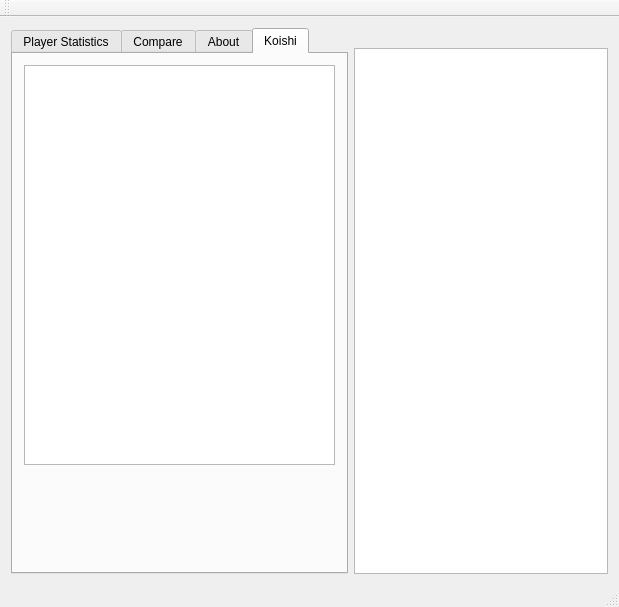
<?xml version="1.0" encoding="UTF-8"?>
<ui version="4.0">
 <class>MainWindow</class>
 <widget class="QMainWindow" name="MainWindow">
  <property name="geometry">
   <rect>
    <x>0</x>
    <y>0</y>
    <width>619</width>
    <height>607</height>
   </rect>
  </property>
  <property name="maximumSize">
   <size>
    <width>16777215</width>
    <height>16777215</height>
   </size>
  </property>
  <property name="windowTitle">
   <string>iidxdotmeViewer</string>
  </property>
  <widget class="QWidget" name="centralWidget">
   <layout class="QHBoxLayout" name="horizontalLayout">
    <item>
     <widget class="QTabWidget" name="tabWidget">
      <property name="sizePolicy">
       <sizepolicy hsizetype="Fixed" vsizetype="Expanding">
        <horstretch>0</horstretch>
        <verstretch>0</verstretch>
       </sizepolicy>
      </property>
      <property name="minimumSize">
       <size>
        <width>337</width>
        <height>0</height>
       </size>
      </property>
      <property name="maximumSize">
       <size>
        <width>337</width>
        <height>16777215</height>
       </size>
      </property>
      <property name="currentIndex">
       <number>3</number>
      </property>
      <widget class="QWidget" name="tab_statistics">
       <attribute name="title">
        <string>Player Statistics</string>
       </attribute>
       <layout class="QVBoxLayout" name="verticalLayout">
        <item>
         <layout class="QHBoxLayout" name="horizontalLayout_2">
          <item>
           <widget class="QLabel" name="alabel">
            <property name="text">
             <string>iidx.me ID </string>
            </property>
           </widget>
          </item>
          <item>
           <widget class="QLineEdit" name="alineEdit">
            <property name="maximumSize">
             <size>
              <width>80</width>
              <height>16777215</height>
             </size>
            </property>
           </widget>
          </item>
          <item>
           <widget class="QLabel" name="alabel_2">
            <property name="text">
             <string>ver</string>
            </property>
           </widget>
          </item>
          <item>
           <widget class="QComboBox" name="acomboBox">
            <property name="sizePolicy">
             <sizepolicy hsizetype="Minimum" vsizetype="Fixed">
              <horstretch>0</horstretch>
              <verstretch>0</verstretch>
             </sizepolicy>
            </property>
            <item>
             <property name="text">
              <string>copula</string>
             </property>
            </item>
            <item>
             <property name="text">
              <string>PENDUAL</string>
             </property>
            </item>
            <item>
             <property name="text">
              <string>SPADA</string>
             </property>
            </item>
            <item>
             <property name="text">
              <string>tricoro</string>
             </property>
            </item>
           </widget>
          </item>
          <item>
           <widget class="QLabel" name="alabel_3">
            <property name="text">
             <string>style</string>
            </property>
           </widget>
          </item>
          <item>
           <widget class="QComboBox" name="acomboBox_2">
            <property name="sizePolicy">
             <sizepolicy hsizetype="Minimum" vsizetype="Fixed">
              <horstretch>0</horstretch>
              <verstretch>0</verstretch>
             </sizepolicy>
            </property>
            <item>
             <property name="text">
              <string>SP</string>
             </property>
            </item>
            <item>
             <property name="text">
              <string>DP</string>
             </property>
            </item>
           </widget>
          </item>
         </layout>
        </item>
        <item>
         <layout class="QHBoxLayout" name="horizontalLayout_4">
          <item>
           <widget class="QPushButton" name="apushButton">
            <property name="text">
             <string>Load Player Song Data</string>
            </property>
           </widget>
          </item>
          <item>
           <widget class="QLabel" name="aloadlabel">
            <property name="sizePolicy">
             <sizepolicy hsizetype="Fixed" vsizetype="Preferred">
              <horstretch>0</horstretch>
              <verstretch>0</verstretch>
             </sizepolicy>
            </property>
            <property name="minimumSize">
             <size>
              <width>80</width>
              <height>0</height>
             </size>
            </property>
            <property name="text">
             <string/>
            </property>
           </widget>
          </item>
         </layout>
        </item>
        <item>
         <layout class="QHBoxLayout" name="horizontalLayout_5">
          <item>
           <widget class="QLabel" name="anamelabel">
            <property name="sizePolicy">
             <sizepolicy hsizetype="Maximum" vsizetype="Preferred">
              <horstretch>0</horstretch>
              <verstretch>0</verstretch>
             </sizepolicy>
            </property>
            <property name="minimumSize">
             <size>
              <width>90</width>
              <height>0</height>
             </size>
            </property>
            <property name="text">
             <string>DJ</string>
            </property>
           </widget>
          </item>
          <item>
           <widget class="QLabel" name="aclasslabel">
            <property name="sizePolicy">
             <sizepolicy hsizetype="Maximum" vsizetype="Preferred">
              <horstretch>0</horstretch>
              <verstretch>0</verstretch>
             </sizepolicy>
            </property>
            <property name="minimumSize">
             <size>
              <width>70</width>
              <height>0</height>
             </size>
            </property>
            <property name="text">
             <string/>
            </property>
           </widget>
          </item>
          <item>
           <widget class="QLabel" name="adjplabel">
            <property name="text">
             <string>DJ Point:</string>
            </property>
           </widget>
          </item>
         </layout>
        </item>
        <item>
         <widget class="QPushButton" name="a_exportpushButton">
          <property name="text">
           <string>Export Player Song Data to csv File</string>
          </property>
         </widget>
        </item>
        <item>
         <layout class="QHBoxLayout" name="horizontalLayout_3">
          <item>
           <widget class="QLabel" name="alabel_4">
            <property name="text">
             <string>Statistics</string>
            </property>
           </widget>
          </item>
          <item>
           <widget class="QRadioButton" name="aradioButton">
            <property name="text">
             <string>Clear Lamp</string>
            </property>
           </widget>
          </item>
          <item>
           <widget class="QRadioButton" name="aradioButton_2">
            <property name="text">
             <string>Rank</string>
            </property>
           </widget>
          </item>
         </layout>
        </item>
        <item>
         <widget class="QTableView" name="atableView">
          <property name="minimumSize">
           <size>
            <width>0</width>
            <height>324</height>
           </size>
          </property>
          <property name="font">
           <font>
            <pointsize>8</pointsize>
           </font>
          </property>
          <property name="wordWrap">
           <bool>false</bool>
          </property>
         </widget>
        </item>
        <item>
         <spacer name="averticalSpacer">
          <property name="orientation">
           <enum>Qt::Vertical</enum>
          </property>
          <property name="sizeHint" stdset="0">
           <size>
            <width>20</width>
            <height>40</height>
           </size>
          </property>
         </spacer>
        </item>
       </layout>
      </widget>
      <widget class="QWidget" name="tab_compare">
       <attribute name="title">
        <string>Compare</string>
       </attribute>
       <layout class="QVBoxLayout" name="verticalLayout_3">
        <item>
         <layout class="QHBoxLayout" name="horizontalLayout_7">
          <item>
           <widget class="QLabel" name="b1label">
            <property name="text">
             <string>DJ A iidx.me ID</string>
            </property>
           </widget>
          </item>
          <item>
           <widget class="QLineEdit" name="b1lineEdit"/>
          </item>
          <item>
           <widget class="QLabel" name="b1label_2">
            <property name="text">
             <string>ver</string>
            </property>
           </widget>
          </item>
          <item>
           <widget class="QComboBox" name="b1comboBox">
            <item>
             <property name="text">
              <string>copula</string>
             </property>
            </item>
            <item>
             <property name="text">
              <string>PENDUAL</string>
             </property>
            </item>
            <item>
             <property name="text">
              <string>SPADA</string>
             </property>
            </item>
            <item>
             <property name="text">
              <string>tricoro</string>
             </property>
            </item>
           </widget>
          </item>
         </layout>
        </item>
        <item>
         <layout class="QHBoxLayout" name="horizontalLayout_8">
          <item>
           <widget class="QLabel" name="b2label">
            <property name="text">
             <string>DJ B iidx.me ID</string>
            </property>
           </widget>
          </item>
          <item>
           <widget class="QLineEdit" name="b2lineEdit"/>
          </item>
          <item>
           <widget class="QLabel" name="b2label_2">
            <property name="text">
             <string>ver</string>
            </property>
           </widget>
          </item>
          <item>
           <widget class="QComboBox" name="b2comboBox">
            <item>
             <property name="text">
              <string>copula</string>
             </property>
            </item>
            <item>
             <property name="text">
              <string>PENDUAL</string>
             </property>
            </item>
            <item>
             <property name="text">
              <string>SPADA</string>
             </property>
            </item>
            <item>
             <property name="text">
              <string>tricoro</string>
             </property>
            </item>
           </widget>
          </item>
         </layout>
        </item>
        <item>
         <layout class="QHBoxLayout" name="horizontalLayout_9">
          <item>
           <widget class="QLabel" name="blabel">
            <property name="text">
             <string>style</string>
            </property>
           </widget>
          </item>
          <item>
           <widget class="QComboBox" name="bcomboBox">
            <property name="sizePolicy">
             <sizepolicy hsizetype="Minimum" vsizetype="Fixed">
              <horstretch>0</horstretch>
              <verstretch>0</verstretch>
             </sizepolicy>
            </property>
            <item>
             <property name="text">
              <string>SP</string>
             </property>
            </item>
            <item>
             <property name="text">
              <string>DP</string>
             </property>
            </item>
           </widget>
          </item>
          <item>
           <widget class="QPushButton" name="bpushButton">
            <property name="text">
             <string>Load Data</string>
            </property>
           </widget>
          </item>
          <item>
           <widget class="QLabel" name="bloadlabel">
            <property name="sizePolicy">
             <sizepolicy hsizetype="Fixed" vsizetype="Preferred">
              <horstretch>0</horstretch>
              <verstretch>0</verstretch>
             </sizepolicy>
            </property>
            <property name="minimumSize">
             <size>
              <width>80</width>
              <height>0</height>
             </size>
            </property>
            <property name="text">
             <string/>
            </property>
           </widget>
          </item>
         </layout>
        </item>
        <item>
         <widget class="QLabel" name="bnamelabel">
          <property name="text">
           <string/>
          </property>
         </widget>
        </item>
        <item>
         <widget class="QPushButton" name="b_exportpushButton">
          <property name="text">
           <string>Export Both Players Song Data to csv File</string>
          </property>
         </widget>
        </item>
        <item>
         <layout class="QHBoxLayout" name="horizontalLayout_10">
          <item>
           <widget class="QLabel" name="blabel_2">
            <property name="text">
             <string>Compare Type</string>
            </property>
           </widget>
          </item>
          <item>
           <widget class="QComboBox" name="bcomparecomboBox">
            <item>
             <property name="text">
              <string>Score</string>
             </property>
            </item>
            <item>
             <property name="text">
              <string>Miss Count</string>
             </property>
            </item>
            <item>
             <property name="text">
              <string>Clear Lamp</string>
             </property>
            </item>
            <item>
             <property name="text">
              <string>Full Combo</string>
             </property>
            </item>
           </widget>
          </item>
         </layout>
        </item>
        <item>
         <widget class="QTableView" name="btableView">
          <property name="minimumSize">
           <size>
            <width>0</width>
            <height>324</height>
           </size>
          </property>
          <property name="wordWrap">
           <bool>false</bool>
          </property>
         </widget>
        </item>
        <item>
         <spacer name="b_verticalSpacer">
          <property name="orientation">
           <enum>Qt::Vertical</enum>
          </property>
          <property name="sizeHint" stdset="0">
           <size>
            <width>20</width>
            <height>40</height>
           </size>
          </property>
         </spacer>
        </item>
       </layout>
      </widget>
      <widget class="QWidget" name="tab_about">
       <attribute name="title">
        <string>About</string>
       </attribute>
       <layout class="QVBoxLayout" name="verticalLayout_5">
        <item>
         <widget class="QLabel" name="about_intro_label">
          <property name="sizePolicy">
           <sizepolicy hsizetype="Preferred" vsizetype="Preferred">
            <horstretch>0</horstretch>
            <verstretch>0</verstretch>
           </sizepolicy>
          </property>
          <property name="text">
           <string/>
          </property>
          <property name="margin">
           <number>2</number>
          </property>
         </widget>
        </item>
        <item>
         <widget class="QLabel" name="about_update_label">
          <property name="text">
           <string/>
          </property>
          <property name="margin">
           <number>2</number>
          </property>
         </widget>
        </item>
        <item>
         <widget class="QLabel" name="about_contact_label">
          <property name="text">
           <string>l</string>
          </property>
          <property name="margin">
           <number>2</number>
          </property>
         </widget>
        </item>
        <item>
         <spacer name="about_verticalSpacer">
          <property name="orientation">
           <enum>Qt::Vertical</enum>
          </property>
          <property name="sizeHint" stdset="0">
           <size>
            <width>20</width>
            <height>100</height>
           </size>
          </property>
         </spacer>
        </item>
       </layout>
      </widget>
      <widget class="QWidget" name="tab_koishi">
       <attribute name="title">
        <string>Koishi</string>
       </attribute>
       <layout class="QVBoxLayout" name="verticalLayout_4">
        <item>
         <widget class="QTextEdit" name="koishi_textEdit">
          <property name="sizePolicy">
           <sizepolicy hsizetype="Expanding" vsizetype="Minimum">
            <horstretch>0</horstretch>
            <verstretch>0</verstretch>
           </sizepolicy>
          </property>
          <property name="minimumSize">
           <size>
            <width>0</width>
            <height>400</height>
           </size>
          </property>
          <property name="font">
           <font>
            <family>ＭＳ Ｐゴシック</family>
            <pointsize>6</pointsize>
           </font>
          </property>
         </widget>
        </item>
        <item>
         <widget class="QLabel" name="koishi_label">
          <property name="text">
           <string/>
          </property>
         </widget>
        </item>
        <item>
         <spacer name="koishi_verticalSpacer">
          <property name="orientation">
           <enum>Qt::Vertical</enum>
          </property>
          <property name="sizeHint" stdset="0">
           <size>
            <width>0</width>
            <height>0</height>
           </size>
          </property>
         </spacer>
        </item>
       </layout>
      </widget>
     </widget>
    </item>
    <item>
     <layout class="QVBoxLayout" name="verticalLayout_2">
      <item>
       <widget class="QLabel" name="datalabel">
        <property name="text">
         <string/>
        </property>
       </widget>
      </item>
      <item>
       <widget class="QTableView" name="datatableView">
        <property name="wordWrap">
         <bool>false</bool>
        </property>
       </widget>
      </item>
     </layout>
    </item>
   </layout>
  </widget>
  <widget class="QMenuBar" name="menuBar">
   <property name="geometry">
    <rect>
     <x>0</x>
     <y>0</y>
     <width>619</width>
     <height>21</height>
    </rect>
   </property>
  </widget>
  <widget class="QToolBar" name="mainToolBar">
   <attribute name="toolBarArea">
    <enum>TopToolBarArea</enum>
   </attribute>
   <attribute name="toolBarBreak">
    <bool>false</bool>
   </attribute>
  </widget>
  <widget class="QStatusBar" name="statusBar"/>
 </widget>
 <layoutdefault spacing="6" margin="11"/>
 <resources/>
 <connections/>
</ui>
